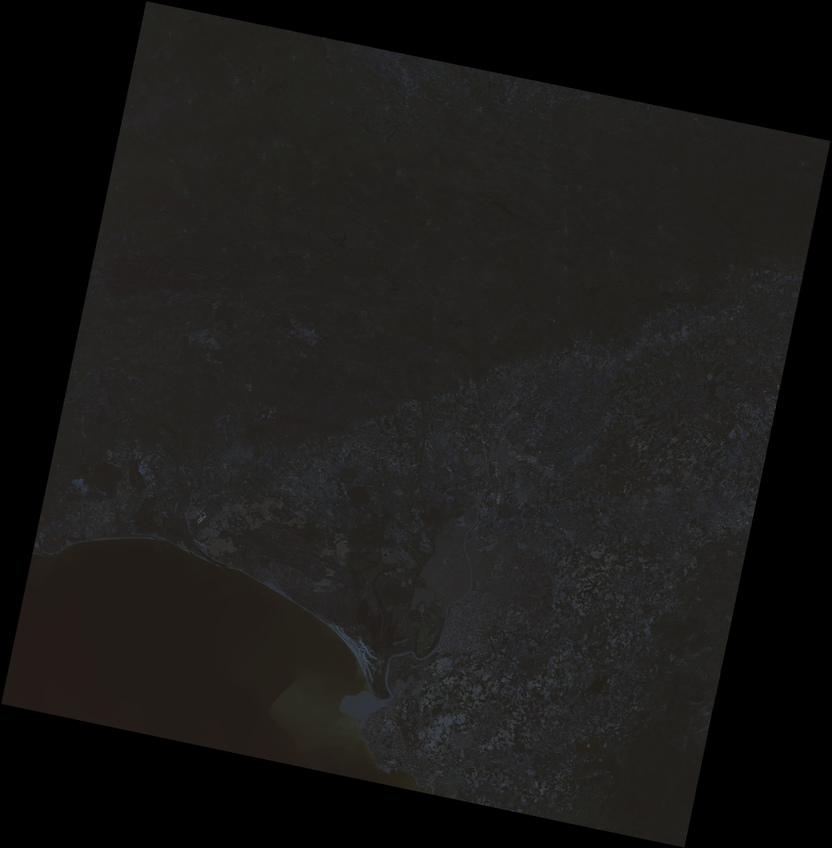
#> input picture Practice5/ejercicio5.png, 832 x 848 px, shrunk from 2048 x 2086 before the run
$ jupyter execute 'Ejercicio 5.ipynb'   (shell and % lines are left out)
#> lines starting #> are read from the running program, lines starting #| are printed output that depends on the picture
[cell 1]
# Importación módulos
import sys
import numpy as np
np.set_printoptions(threshold=10000)
import cv2 as cv
import matplotlib.pyplot as plt

[cell 2]
ruta1 =  'ejercicio5.png'
img = cv.imread(ruta1,cv.IMREAD_COLOR)
#> img is the input picture: shape (848, 832, 3); mean B, G, R 23.8, 25, 26.1
#fig = plt.figure(figsize=(15, 15))
#fig.add_subplot(221)
#plt.imshow(img)

[cell 3]
def Histograma(img):
    resimg = img.copy()
    f,c = resimg.shape
    hst = [0]*256
    fig = plt.figure(figsize=(10, 10)) # Creamos nueva figura

    for x in range(f):
        for y in range(c):
            pixel=resimg[x,y]
            hst[pixel]+=1
    return hst

def expan(img, cmin, cmax):
    # Copiar imagen.
    resimg = img.copy()

    # TODO: Código para el expan.
    i = 0
    while (i < img.shape[0]):
        j = 0
        while(j < img.shape[1]):
            if(img[i][j] < cmin):
                resimg[i][j] = 0
            elif(img[i][j] > cmax):
                resimg[i][j] = 255
            else:
                resimg[i][j] = 0 + ((img[i][j] - cmin) * (255 - 0)) / (cmax - cmin)
            j = j + 1
        i = i + 1

    return resimg

def corte(img, porc):
    # TODO: Código para el corte de colas.
    his = Histograma(img)
    npx = sum(his)

    # Cálculo de cmin.
    cmin = 1;
    smin = his[cmin]
    while smin < porc*npx:
        cmin = cmin + 1
        smin = smin + his[cmin]

    cmax = 255;
    smax = his[cmax]
    while smax < porc*npx:
        cmax = cmax - 1
        smax = smax + his[cmax]

    resimg = expan(img, cmin, cmax)

    return resimg

[cell 4]
#Función cortehsv
def cortehsv1(img):
    resimg = img.copy()
    hsv = cv.cvtColor(resimg,cv.COLOR_BGR2HSV)
#> hsv: shape (848, 832, 3); mean H, S, V 24.3, 22.5, 26.5
    h,s,v = cv.split(hsv)
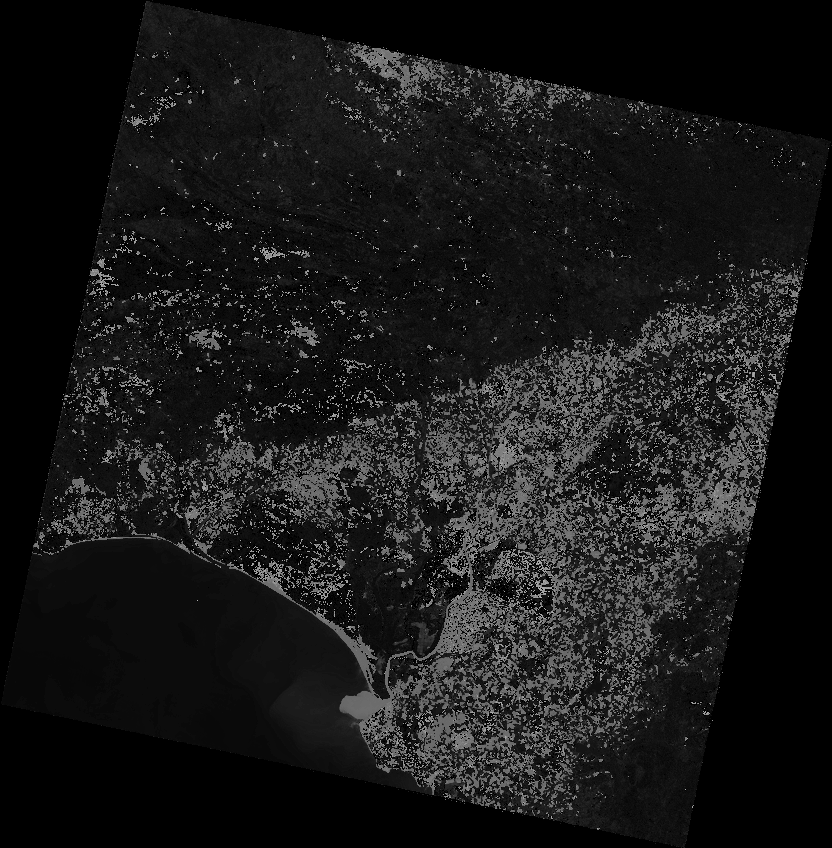
#> h: shape (848, 832); min 0, max 174, mean 24.3
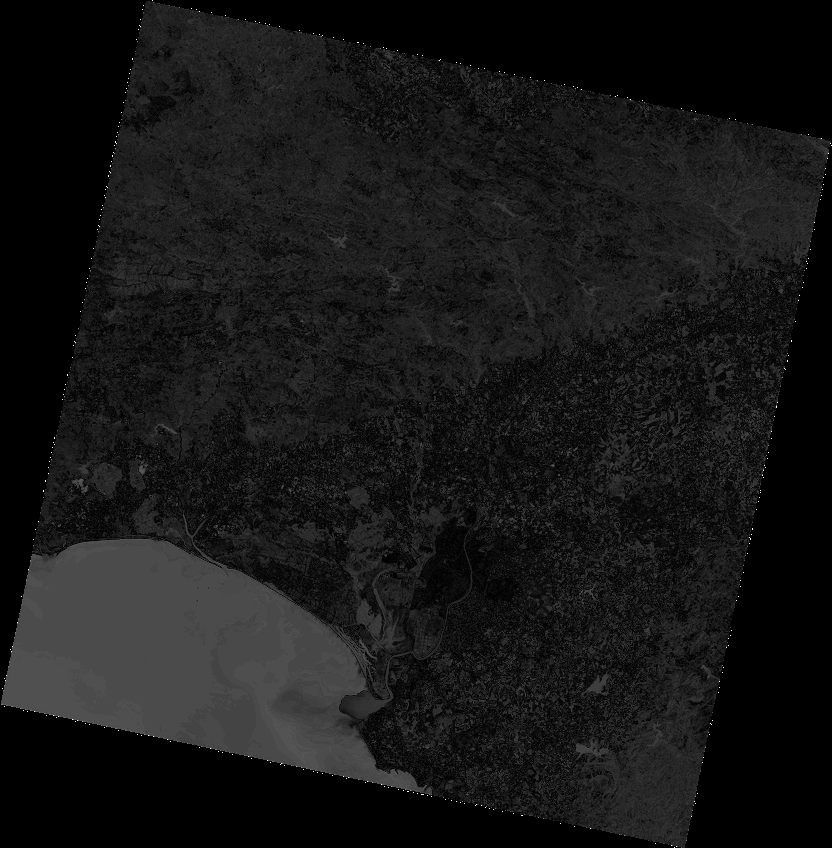
#> s: shape (848, 832); min 0, max 255, mean 22.5
    # Elegimos la componente S y le hacemos corte de cola
    s = corte(s,0.01)
#> after the loop in Histograma, `for x in range(f):`: hst = 256 values, max 212136 at index 0, min 0 at index 1, mean 2756
#> in corte, `his = Histograma(img)`: his has the same summary as hst in Histograma
#> in corte, `npx = sum(his)`: npx = 705536
#> in corte, `smin = his[cmin]`: smin = 0
#> the loop in corte, `while smin < porc*npx:` made 5 passes
#> smin on passes 1 to 5: 0, 0, 7, 789, 17619
#> after the loop in corte, `while smin < porc*npx:`: cmin = 6; smin = 17619
#> in corte, `smax = his[cmax]`: smax = 307
#> the loop in corte, `while smax < porc*npx:` made 175 passes
#> cmax on passes 1 to 3: 254, 253, 252
#> after the loop in corte, `while smax < porc*npx:`: cmax = 80; smax = 7880
#> after the loop in expan, `while (i < img.shape[0]):`:
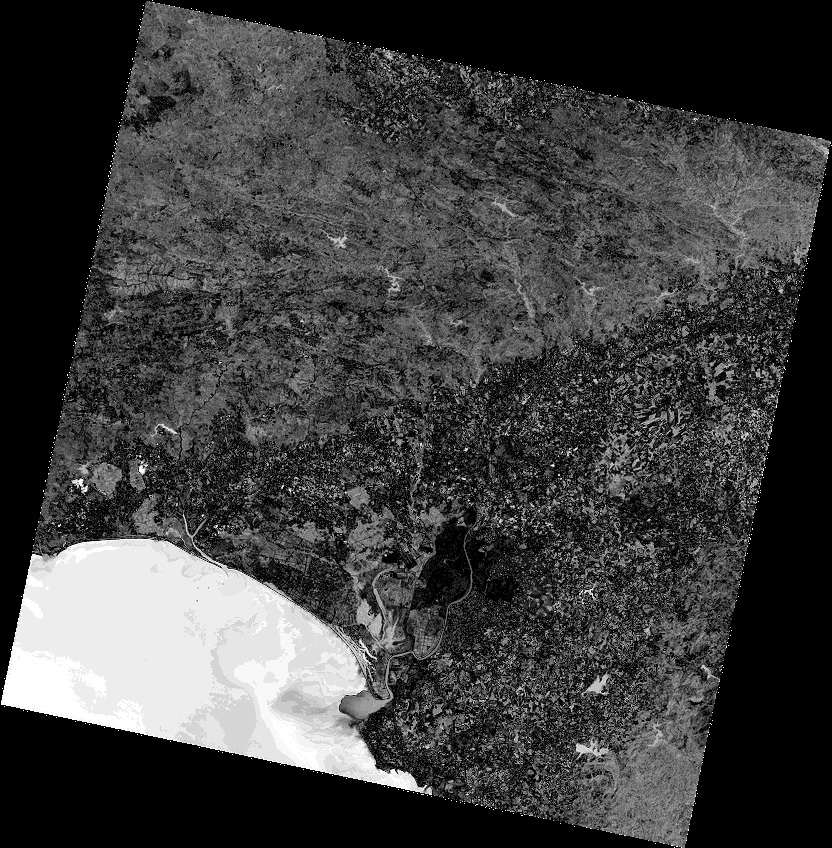
#> resimg: shape (848, 832); min 0, max 255, mean 62.4
#> after the loop in expan, `while (i < img.shape[0]):`: i = 848
    hsv_split = cv.merge([h, s, v])
#> hsv_split: shape (848, 832, 3); mean H, S, V 24.3, 62.4, 26.5
    resimg = cv.cvtColor(hsv_split,cv.COLOR_HSV2BGR)
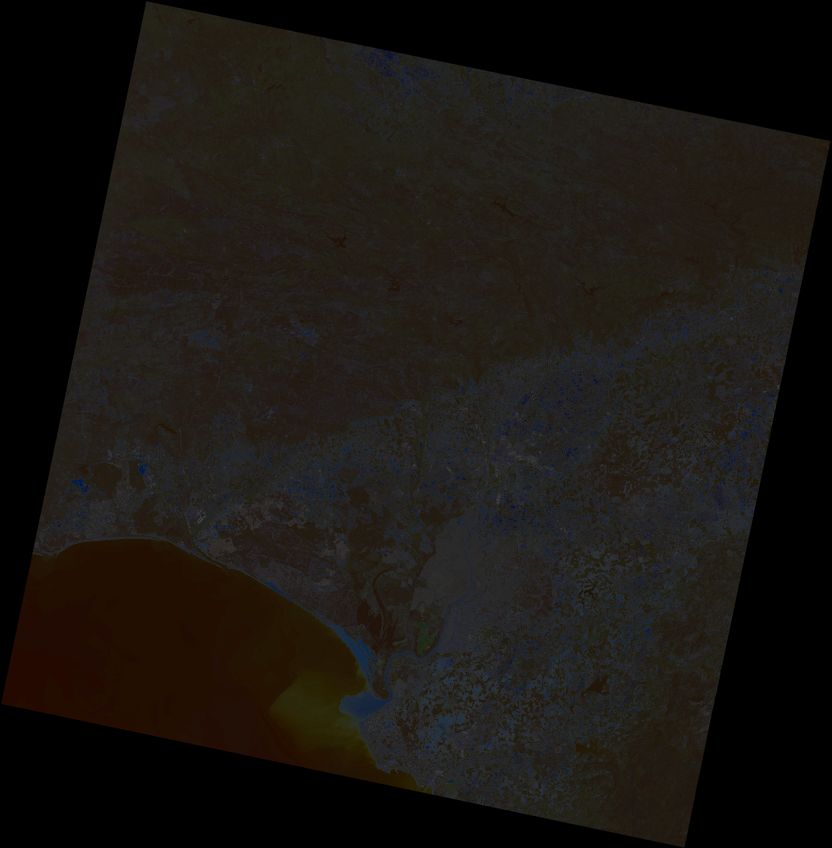
#> resimg: shape (848, 832, 3); mean B, G, R 18.5, 22.1, 25.4

    return resimg

[cell 5]
img_exp = cortehsv1(img)
plt.imshow(img_exp)
plt.title("Corte de cola S (0.01)")
plt.show()

[cell 6]
#Función cortehsv
def cortehsv2(img):
    resimg = img.copy()
    hsv = cv.cvtColor(resimg,cv.COLOR_BGR2HSV)
    h,s,v = cv.split(hsv)
    #Elegimos la componente V y le hacemos el corte de cola
    v =corte(v,0.01)
#> the loop in corte (call 2), `while smin < porc*npx:` made 32 passes
#> smin on passes 1 to 12: 719, 853, 969, 1075, 1178, 1281, 1375, 1471, 1567, 1650, 1726, 1812
#> the loop in corte (call 2), `while smax < porc*npx:` made 200 passes
#> call 2 of expan, with cmin = 33, cmax = 55
#> after the loop in expan (call 2), `while (i < img.shape[0]):`:
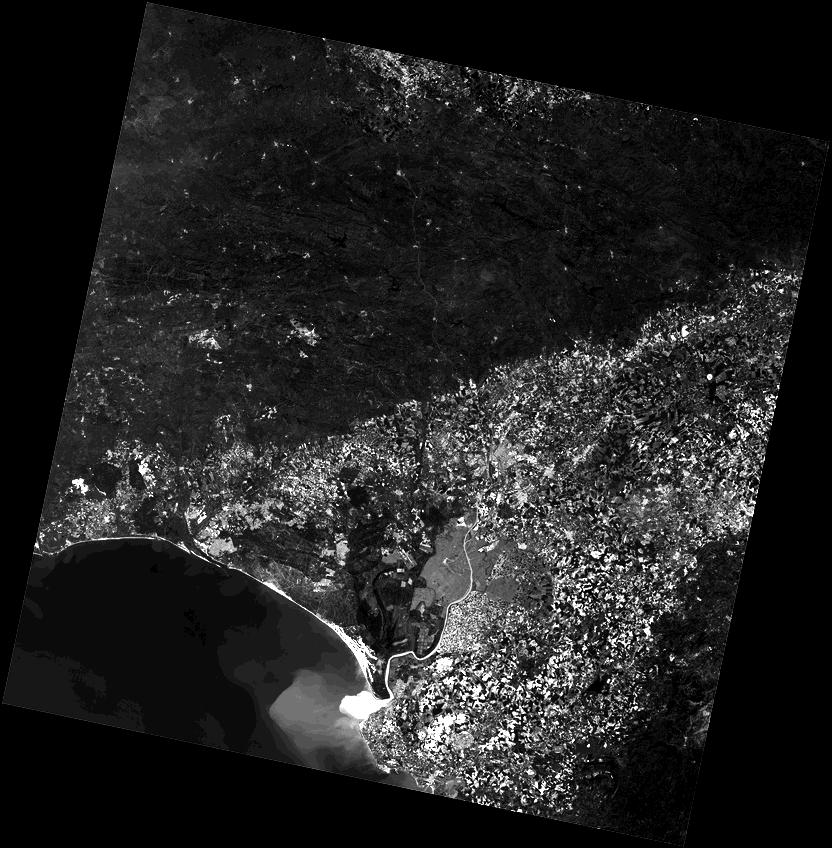
#> resimg: shape (848, 832); min 0, max 255, mean 34.1
    hsv_split = cv.merge([h, s, v])
#> hsv_split: shape (848, 832, 3); mean H, S, V 24.3, 22.5, 34.1
    resimg = cv.cvtColor(hsv_split,cv.COLOR_HSV2BGR)
#> resimg: shape (848, 832, 3)

    return resimg

[cell 7]
img_exp = cortehsv2(img)
plt.imshow(img_exp)
plt.title("Corte de cola V (0.01)")
plt.show()

[cell 8]
#Función cortehsv
def cortehsv3(img):
    resimg = img.copy()
    hsv = cv.cvtColor(resimg,cv.COLOR_BGR2HSV)
    h,s,v = cv.split(hsv)
    # Elegimos la componente S y le hacemos corte de cola
    s = corte(s,0.01)
    #Elegimos la componente V y le hacemos el corte de cola
    v =corte(v,0.01)
    hsv_split = cv.merge([h, s, v])
#> hsv_split: shape (848, 832, 3); mean H, S, V 24.3, 62.4, 34.1
    resimg = cv.cvtColor(hsv_split,cv.COLOR_HSV2BGR)
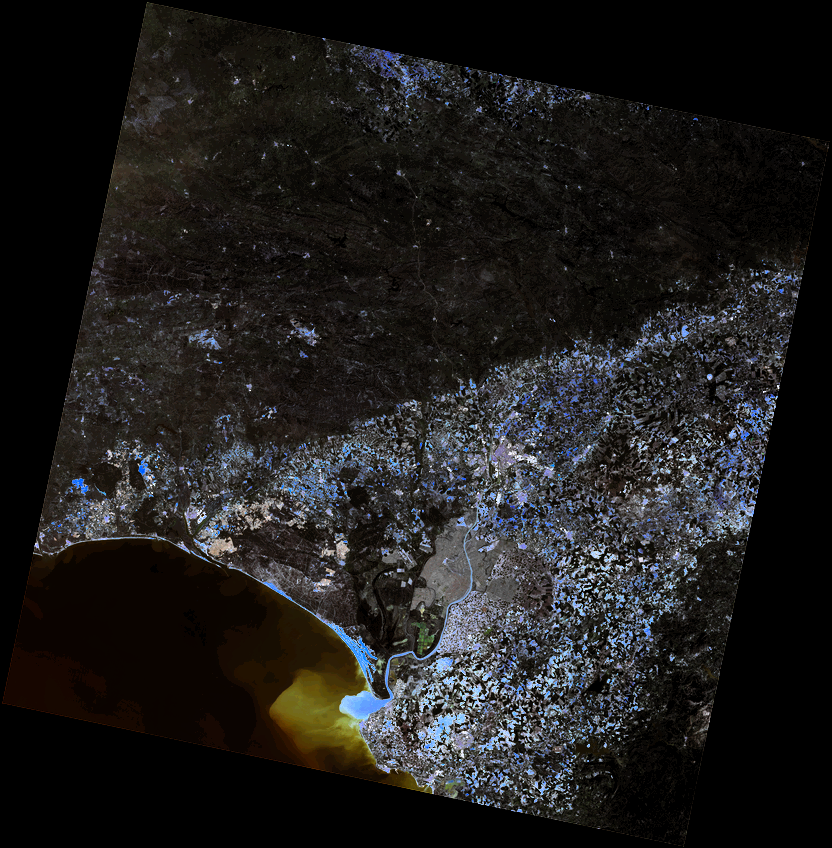
#> resimg: shape (848, 832, 3); mean B, G, R 28.6, 29.1, 30.1

    return resimg
